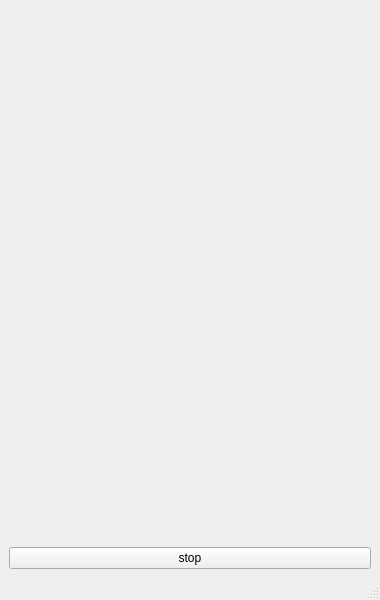
<?xml version="1.0" encoding="UTF-8"?>
<ui version="4.0">
 <class>MainWindow</class>
 <widget class="QMainWindow" name="MainWindow">
  <property name="geometry">
   <rect>
    <x>0</x>
    <y>0</y>
    <width>380</width>
    <height>600</height>
   </rect>
  </property>
  <property name="windowTitle">
   <string>MainWindow</string>
  </property>
  <widget class="QWidget" name="centralwidget">
   <layout class="QGridLayout" name="gridLayout_2">
    <item row="1" column="0">
     <layout class="QVBoxLayout" name="verticalLayout">
      <item>
       <layout class="QGridLayout" name="gridLayout">
        <item row="1" column="3">
         <layout class="QVBoxLayout" name="genomeLayout"/>
        </item>
        <item row="1" column="0">
         <spacer name="horizontalSpacer">
          <property name="orientation">
           <enum>Qt::Horizontal</enum>
          </property>
          <property name="sizeHint" stdset="0">
           <size>
            <width>40</width>
            <height>20</height>
           </size>
          </property>
         </spacer>
        </item>
        <item row="0" column="3">
         <spacer name="verticalSpacer_2">
          <property name="orientation">
           <enum>Qt::Vertical</enum>
          </property>
          <property name="sizeHint" stdset="0">
           <size>
            <width>20</width>
            <height>40</height>
           </size>
          </property>
         </spacer>
        </item>
        <item row="1" column="4">
         <spacer name="horizontalSpacer_2">
          <property name="orientation">
           <enum>Qt::Horizontal</enum>
          </property>
          <property name="sizeHint" stdset="0">
           <size>
            <width>40</width>
            <height>20</height>
           </size>
          </property>
         </spacer>
        </item>
        <item row="2" column="3">
         <spacer name="verticalSpacer_3">
          <property name="orientation">
           <enum>Qt::Vertical</enum>
          </property>
          <property name="sizeHint" stdset="0">
           <size>
            <width>20</width>
            <height>40</height>
           </size>
          </property>
         </spacer>
        </item>
       </layout>
      </item>
      <item>
       <spacer name="verticalSpacer_6">
        <property name="orientation">
         <enum>Qt::Vertical</enum>
        </property>
        <property name="sizeHint" stdset="0">
         <size>
          <width>20</width>
          <height>40</height>
         </size>
        </property>
       </spacer>
      </item>
      <item>
       <widget class="QLabel" name="eaten_cells_label">
        <property name="text">
         <string/>
        </property>
       </widget>
      </item>
      <item>
       <spacer name="verticalSpacer_4">
        <property name="orientation">
         <enum>Qt::Vertical</enum>
        </property>
        <property name="sizeHint" stdset="0">
         <size>
          <width>20</width>
          <height>40</height>
         </size>
        </property>
       </spacer>
      </item>
      <item>
       <widget class="QLabel" name="sun_count_label">
        <property name="text">
         <string/>
        </property>
       </widget>
      </item>
      <item>
       <spacer name="verticalSpacer_5">
        <property name="orientation">
         <enum>Qt::Vertical</enum>
        </property>
        <property name="sizeHint" stdset="0">
         <size>
          <width>20</width>
          <height>40</height>
         </size>
        </property>
       </spacer>
      </item>
      <item>
       <widget class="QLabel" name="minerals_count_label">
        <property name="text">
         <string/>
        </property>
       </widget>
      </item>
      <item>
       <spacer name="verticalSpacer">
        <property name="orientation">
         <enum>Qt::Vertical</enum>
        </property>
        <property name="sizeHint" stdset="0">
         <size>
          <width>20</width>
          <height>40</height>
         </size>
        </property>
       </spacer>
      </item>
      <item>
       <widget class="QLabel" name="cells_count_on_field">
        <property name="text">
         <string/>
        </property>
       </widget>
      </item>
      <item>
       <widget class="QPushButton" name="stopButton">
        <property name="text">
         <string>stop</string>
        </property>
       </widget>
      </item>
     </layout>
    </item>
   </layout>
  </widget>
  <widget class="QMenuBar" name="menubar">
   <property name="geometry">
    <rect>
     <x>0</x>
     <y>0</y>
     <width>380</width>
     <height>26</height>
    </rect>
   </property>
  </widget>
  <widget class="QStatusBar" name="statusbar"/>
 </widget>
 <resources/>
 <connections/>
</ui>
